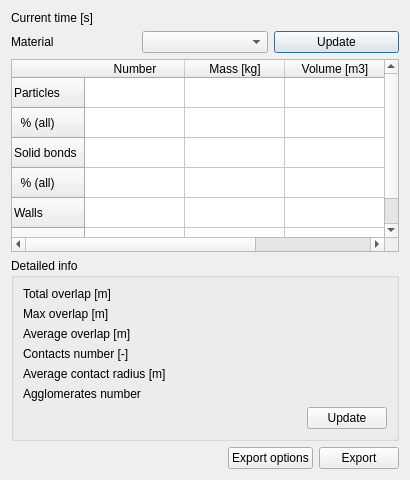
<?xml version="1.0" encoding="UTF-8"?>
<ui version="4.0">
 <class>sceneInfoTab</class>
 <widget class="QDialog" name="sceneInfoTab">
  <property name="geometry">
   <rect>
    <x>0</x>
    <y>0</y>
    <width>410</width>
    <height>480</height>
   </rect>
  </property>
  <property name="minimumSize">
   <size>
    <width>0</width>
    <height>180</height>
   </size>
  </property>
  <property name="windowTitle">
   <string>Scene info</string>
  </property>
  <property name="windowIcon">
   <iconset resource="../../MUSEN/QT_GUI/qt_gui.qrc">
    <normaloff>:/QT_GUI/Resources/MUSEN_Ico.png</normaloff>:/QT_GUI/Resources/MUSEN_Ico.png</iconset>
  </property>
  <layout class="QVBoxLayout" name="verticalLayout">
   <item>
    <layout class="QGridLayout" name="gridLayout" columnstretch="0,0,0">
     <item row="1" column="2">
      <widget class="QPushButton" name="updateInfoButton">
       <property name="toolTip">
        <string>Update information about package</string>
       </property>
       <property name="text">
        <string>Update</string>
       </property>
      </widget>
     </item>
     <item row="0" column="0">
      <widget class="QLabel" name="timeLabel">
       <property name="text">
        <string>Current time [s]</string>
       </property>
      </widget>
     </item>
     <item row="0" column="1" colspan="2">
      <widget class="QLabel" name="currentTime">
       <property name="text">
        <string/>
       </property>
      </widget>
     </item>
     <item row="1" column="0">
      <widget class="QLabel" name="label_15">
       <property name="text">
        <string>Material</string>
       </property>
      </widget>
     </item>
     <item row="1" column="1">
      <widget class="QComboBox" name="selectedMaterialCombo"/>
     </item>
    </layout>
   </item>
   <item>
    <widget class="CQtTable" name="infoTable">
     <property name="verticalScrollBarPolicy">
      <enum>Qt::ScrollBarAsNeeded</enum>
     </property>
     <property name="horizontalScrollBarPolicy">
      <enum>Qt::ScrollBarAsNeeded</enum>
     </property>
     <row>
      <property name="text">
       <string>Particles</string>
      </property>
     </row>
     <row>
      <property name="text">
       <string>  % (all)</string>
      </property>
     </row>
     <row>
      <property name="text">
       <string>Solid bonds</string>
      </property>
     </row>
     <row>
      <property name="text">
       <string>  % (all)</string>
      </property>
     </row>
     <row>
      <property name="text">
       <string>Walls</string>
      </property>
     </row>
     <row>
      <property name="text">
       <string>  % (all)</string>
      </property>
     </row>
     <column>
      <property name="text">
       <string>Number</string>
      </property>
     </column>
     <column>
      <property name="text">
       <string>Mass [kg]</string>
      </property>
     </column>
     <column>
      <property name="text">
       <string>Volume [m3]</string>
      </property>
     </column>
     <item row="0" column="0">
      <property name="text">
       <string/>
      </property>
      <property name="flags">
       <set>ItemIsSelectable|ItemIsDragEnabled|ItemIsEnabled</set>
      </property>
     </item>
     <item row="0" column="1">
      <property name="text">
       <string/>
      </property>
      <property name="flags">
       <set>ItemIsSelectable|ItemIsDragEnabled|ItemIsEnabled</set>
      </property>
     </item>
     <item row="0" column="2">
      <property name="text">
       <string/>
      </property>
      <property name="flags">
       <set>ItemIsSelectable|ItemIsDragEnabled|ItemIsEnabled</set>
      </property>
     </item>
     <item row="1" column="0">
      <property name="text">
       <string/>
      </property>
      <property name="flags">
       <set>ItemIsSelectable|ItemIsDragEnabled|ItemIsEnabled</set>
      </property>
     </item>
     <item row="1" column="1">
      <property name="text">
       <string/>
      </property>
      <property name="flags">
       <set>ItemIsSelectable|ItemIsDragEnabled|ItemIsEnabled</set>
      </property>
     </item>
     <item row="1" column="2">
      <property name="text">
       <string/>
      </property>
      <property name="flags">
       <set>ItemIsSelectable|ItemIsDragEnabled|ItemIsEnabled</set>
      </property>
     </item>
     <item row="2" column="0">
      <property name="text">
       <string/>
      </property>
      <property name="flags">
       <set>ItemIsSelectable|ItemIsDragEnabled|ItemIsEnabled</set>
      </property>
     </item>
     <item row="2" column="1">
      <property name="text">
       <string/>
      </property>
      <property name="flags">
       <set>ItemIsSelectable|ItemIsDragEnabled|ItemIsEnabled</set>
      </property>
     </item>
     <item row="2" column="2">
      <property name="text">
       <string/>
      </property>
      <property name="flags">
       <set>ItemIsSelectable|ItemIsDragEnabled|ItemIsEnabled</set>
      </property>
     </item>
     <item row="3" column="0">
      <property name="text">
       <string/>
      </property>
      <property name="flags">
       <set>ItemIsSelectable|ItemIsDragEnabled|ItemIsEnabled</set>
      </property>
     </item>
     <item row="3" column="1">
      <property name="text">
       <string/>
      </property>
      <property name="flags">
       <set>ItemIsSelectable|ItemIsDragEnabled|ItemIsEnabled</set>
      </property>
     </item>
     <item row="3" column="2">
      <property name="text">
       <string/>
      </property>
      <property name="flags">
       <set>ItemIsSelectable|ItemIsDragEnabled|ItemIsEnabled</set>
      </property>
     </item>
     <item row="4" column="0">
      <property name="text">
       <string/>
      </property>
      <property name="flags">
       <set>ItemIsSelectable|ItemIsDragEnabled|ItemIsEnabled</set>
      </property>
     </item>
     <item row="4" column="1">
      <property name="text">
       <string/>
      </property>
      <property name="flags">
       <set>ItemIsSelectable|ItemIsDragEnabled|ItemIsEnabled</set>
      </property>
     </item>
     <item row="4" column="2">
      <property name="text">
       <string/>
      </property>
      <property name="flags">
       <set>ItemIsSelectable|ItemIsDragEnabled|ItemIsEnabled</set>
      </property>
     </item>
     <item row="5" column="0">
      <property name="text">
       <string/>
      </property>
      <property name="flags">
       <set>ItemIsSelectable|ItemIsDragEnabled|ItemIsEnabled</set>
      </property>
     </item>
     <item row="5" column="1">
      <property name="text">
       <string/>
      </property>
      <property name="flags">
       <set>ItemIsSelectable|ItemIsDragEnabled|ItemIsEnabled</set>
      </property>
     </item>
     <item row="5" column="2">
      <property name="text">
       <string/>
      </property>
      <property name="flags">
       <set>ItemIsSelectable|ItemIsDragEnabled|ItemIsEnabled</set>
      </property>
     </item>
    </widget>
   </item>
   <item>
    <widget class="QGroupBox" name="detailedInfo">
     <property name="title">
      <string>Detailed info</string>
     </property>
     <layout class="QVBoxLayout" name="verticalLayout_2">
      <item>
       <layout class="QGridLayout" name="gridLayout_2" columnstretch="0,0,0">
        <item row="3" column="0">
         <widget class="QLabel" name="label_3">
          <property name="text">
           <string>Contacts number [-]</string>
          </property>
         </widget>
        </item>
        <item row="2" column="1">
         <widget class="QLabel" name="averageOverlap">
          <property name="text">
           <string/>
          </property>
         </widget>
        </item>
        <item row="3" column="1">
         <widget class="QLabel" name="contactsNumber">
          <property name="text">
           <string/>
          </property>
         </widget>
        </item>
        <item row="1" column="1" colspan="2">
         <widget class="QLabel" name="maxOverlap">
          <property name="toolTip">
           <string>Maximal overlap between particles [m]</string>
          </property>
          <property name="text">
           <string/>
          </property>
         </widget>
        </item>
        <item row="4" column="1">
         <widget class="QLabel" name="averageContactRadius">
          <property name="text">
           <string/>
          </property>
         </widget>
        </item>
        <item row="0" column="1" colspan="2">
         <widget class="QLabel" name="totalOverlap">
          <property name="text">
           <string/>
          </property>
         </widget>
        </item>
        <item row="2" column="0">
         <widget class="QLabel" name="averageOverlapLabel">
          <property name="text">
           <string>Average overlap [m]</string>
          </property>
         </widget>
        </item>
        <item row="4" column="0">
         <widget class="QLabel" name="averageContactRadiusLabel">
          <property name="text">
           <string>Average contact radius [m]</string>
          </property>
         </widget>
        </item>
        <item row="1" column="0">
         <widget class="QLabel" name="maxOverlapLabel">
          <property name="toolTip">
           <string>Maximal overlap between particles [m]</string>
          </property>
          <property name="text">
           <string>Max overlap [m]</string>
          </property>
         </widget>
        </item>
        <item row="5" column="0">
         <widget class="QLabel" name="label">
          <property name="text">
           <string>Agglomerates number</string>
          </property>
         </widget>
        </item>
        <item row="5" column="1">
         <widget class="QLabel" name="agglomeratesNumber">
          <property name="toolTip">
           <string>Number of agglomerates in system</string>
          </property>
          <property name="text">
           <string/>
          </property>
         </widget>
        </item>
        <item row="0" column="0">
         <widget class="QLabel" name="totalOverlapLabel">
          <property name="text">
           <string>Total overlap [m]</string>
          </property>
         </widget>
        </item>
       </layout>
      </item>
      <item>
       <layout class="QHBoxLayout" name="horizontalLayout">
        <item>
         <spacer name="horizontalSpacer_2">
          <property name="orientation">
           <enum>Qt::Horizontal</enum>
          </property>
          <property name="sizeHint" stdset="0">
           <size>
            <width>40</width>
            <height>20</height>
           </size>
          </property>
         </spacer>
        </item>
        <item>
         <widget class="QPushButton" name="updateDeatiledInfoButton">
          <property name="toolTip">
           <string>Update information about package</string>
          </property>
          <property name="text">
           <string>Update</string>
          </property>
         </widget>
        </item>
       </layout>
      </item>
     </layout>
    </widget>
   </item>
   <item>
    <layout class="QHBoxLayout" name="horizontalLayout_5">
     <item>
      <spacer name="horizontalSpacer">
       <property name="orientation">
        <enum>Qt::Horizontal</enum>
       </property>
       <property name="sizeHint" stdset="0">
        <size>
         <width>40</width>
         <height>20</height>
        </size>
       </property>
      </spacer>
     </item>
     <item>
      <widget class="QPushButton" name="exportOptions">
       <property name="text">
        <string>Export options</string>
       </property>
      </widget>
     </item>
     <item>
      <widget class="QPushButton" name="exportData">
       <property name="text">
        <string>Export</string>
       </property>
      </widget>
     </item>
    </layout>
   </item>
  </layout>
 </widget>
 <customwidgets>
  <customwidget>
   <class>CQtTable</class>
   <extends>QTableWidget</extends>
   <header>QtTable.h</header>
  </customwidget>
 </customwidgets>
 <resources>
  <include location="../../MUSEN/QT_GUI/qt_gui.qrc"/>
 </resources>
 <connections/>
</ui>
